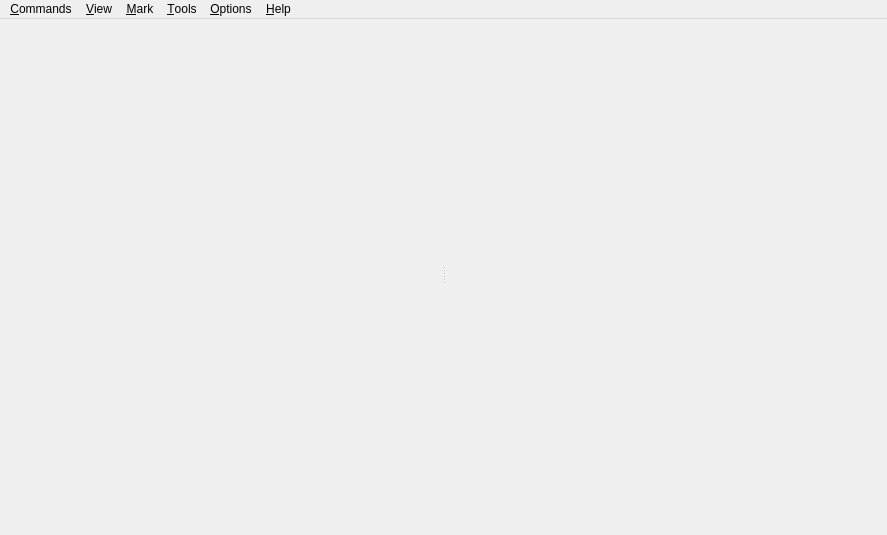
<?xml version="1.0" encoding="UTF-8"?>
<ui version="4.0">
 <class>QMgMainWindow</class>
 <widget class="QMainWindow" name="QMgMainWindow">
  <property name="geometry">
   <rect>
    <x>0</x>
    <y>0</y>
    <width>887</width>
    <height>535</height>
   </rect>
  </property>
  <property name="windowTitle">
   <string>MainWindow</string>
  </property>
  <widget class="QWidget" name="centralWidget">
   <layout class="QGridLayout" name="gridLayout">
    <property name="margin">
     <number>3</number>
    </property>
    <item row="0" column="0">
     <layout class="QVBoxLayout" name="verticalLayout_3">
      <item>
       <widget class="QSplitter" name="splitter">
        <property name="sizePolicy">
         <sizepolicy hsizetype="Expanding" vsizetype="Expanding">
          <horstretch>0</horstretch>
          <verstretch>0</verstretch>
         </sizepolicy>
        </property>
        <property name="orientation">
         <enum>Qt::Horizontal</enum>
        </property>
        <widget class="QWidget" name="verticalLayoutWidget">
         <layout class="QVBoxLayout" name="leftFilesPanelPlaceholder">
          <property name="spacing">
           <number>0</number>
          </property>
         </layout>
        </widget>
        <widget class="QWidget" name="verticalLayoutWidget_2">
         <layout class="QVBoxLayout" name="rightFilesPanelPlaceholder">
          <property name="spacing">
           <number>0</number>
          </property>
         </layout>
        </widget>
       </widget>
      </item>
      <item>
       <widget class="QWidget" name="commandLineEditorPlaceholder" native="true">
        <property name="styleSheet">
         <string notr="true">background-color: rgb(0, 0, 255);</string>
        </property>
       </widget>
      </item>
     </layout>
    </item>
   </layout>
  </widget>
  <widget class="QMenuBar" name="menuBar">
   <property name="geometry">
    <rect>
     <x>0</x>
     <y>0</y>
     <width>887</width>
     <height>23</height>
    </rect>
   </property>
   <widget class="QMenu" name="menuCommands">
    <property name="title">
     <string>&amp;Commands</string>
    </property>
    <addaction name="actionCopy"/>
    <addaction name="actionMove"/>
    <addaction name="actionDelete"/>
    <addaction name="separator"/>
    <addaction name="actionCompress"/>
    <addaction name="actionDecompress"/>
    <addaction name="separator"/>
    <addaction name="actionView"/>
    <addaction name="actionEdit"/>
    <addaction name="separator"/>
    <addaction name="actionChangeAttributes"/>
    <addaction name="actionProperties"/>
    <addaction name="separator"/>
    <addaction name="actionExit"/>
   </widget>
   <widget class="QMenu" name="menuView">
    <property name="title">
     <string>&amp;View</string>
    </property>
    <addaction name="actionReload"/>
    <addaction name="separator"/>
    <addaction name="actionBriefView"/>
    <addaction name="actionFullView"/>
    <addaction name="separator"/>
    <addaction name="actionSortByName"/>
    <addaction name="actionSortByExtension"/>
    <addaction name="actionSortByTime"/>
    <addaction name="actionSortBySize"/>
    <addaction name="actionUnsorted"/>
    <addaction name="separator"/>
    <addaction name="actionReverseOrder"/>
    <addaction name="separator"/>
    <addaction name="actionSwapLeftRight"/>
    <addaction name="actionLeftEqualRight"/>
   </widget>
   <widget class="QMenu" name="menuMark">
    <property name="title">
     <string>&amp;Mark</string>
    </property>
    <addaction name="actionSelectAll"/>
    <addaction name="actionUnselectAll"/>
    <addaction name="actionInvertSelection"/>
    <addaction name="separator"/>
    <addaction name="actionSaveSelection"/>
    <addaction name="actionRestoreSelection"/>
    <addaction name="separator"/>
    <addaction name="actionSelectionToClipboard"/>
   </widget>
   <widget class="QMenu" name="menuTools">
    <property name="title">
     <string>&amp;Tools</string>
    </property>
    <addaction name="actionSearch"/>
    <addaction name="separator"/>
    <addaction name="actionCompareByContent"/>
    <addaction name="actionCompareDirectories"/>
    <addaction name="separator"/>
    <addaction name="actionSplitFile"/>
    <addaction name="actionCombineFiles"/>
    <addaction name="separator"/>
    <addaction name="actionEncodeFile"/>
    <addaction name="actionDecodeFile"/>
    <addaction name="separator"/>
    <addaction name="actionCreateCRC"/>
    <addaction name="actionVerifyCRC"/>
    <addaction name="separator"/>
    <addaction name="actionMultiRenameTool"/>
   </widget>
   <widget class="QMenu" name="menuOptions">
    <property name="title">
     <string>&amp;Options</string>
    </property>
    <addaction name="actionSettings"/>
    <addaction name="actionMenu"/>
    <addaction name="actionScripts"/>
    <addaction name="separator"/>
    <addaction name="actionPlugins"/>
   </widget>
   <widget class="QMenu" name="menuHelp">
    <property name="title">
     <string>&amp;Help</string>
    </property>
    <addaction name="actionHelp"/>
    <addaction name="actionHotkeys"/>
    <addaction name="separator"/>
    <addaction name="actionAbout"/>
   </widget>
   <addaction name="menuCommands"/>
   <addaction name="menuView"/>
   <addaction name="menuMark"/>
   <addaction name="menuTools"/>
   <addaction name="menuOptions"/>
   <addaction name="menuHelp"/>
  </widget>
  <action name="actionCopy">
   <property name="text">
    <string>&amp;Copy...</string>
   </property>
  </action>
  <action name="actionMove">
   <property name="text">
    <string>&amp;Move</string>
   </property>
  </action>
  <action name="actionDelete">
   <property name="text">
    <string>&amp;Delete...</string>
   </property>
  </action>
  <action name="actionCompress">
   <property name="text">
    <string>Compress...</string>
   </property>
  </action>
  <action name="actionDecompress">
   <property name="text">
    <string>Decompress...</string>
   </property>
  </action>
  <action name="actionView">
   <property name="text">
    <string>View...</string>
   </property>
  </action>
  <action name="actionEdit">
   <property name="text">
    <string>Edit...</string>
   </property>
  </action>
  <action name="actionChangeAttributes">
   <property name="text">
    <string>Change Attributes...</string>
   </property>
  </action>
  <action name="actionProperties">
   <property name="text">
    <string>Properties...</string>
   </property>
  </action>
  <action name="actionExit">
   <property name="text">
    <string>Exit</string>
   </property>
  </action>
  <action name="actionReload">
   <property name="text">
    <string>&amp;Reload</string>
   </property>
  </action>
  <action name="actionBriefView">
   <property name="text">
    <string>&amp;Brief</string>
   </property>
  </action>
  <action name="actionFullView">
   <property name="text">
    <string>&amp;Full</string>
   </property>
  </action>
  <action name="actionSortByName">
   <property name="text">
    <string>Name</string>
   </property>
  </action>
  <action name="actionSortByExtension">
   <property name="text">
    <string>Extension</string>
   </property>
  </action>
  <action name="actionSortByTime">
   <property name="text">
    <string>Time</string>
   </property>
  </action>
  <action name="actionSortBySize">
   <property name="text">
    <string>Size</string>
   </property>
  </action>
  <action name="actionUnsorted">
   <property name="text">
    <string>Unsorted</string>
   </property>
  </action>
  <action name="actionReverseOrder">
   <property name="text">
    <string>Reverse Order</string>
   </property>
  </action>
  <action name="actionSwapLeftRight">
   <property name="text">
    <string>Left &lt;=&gt; Right</string>
   </property>
   <property name="toolTip">
    <string>Left &lt;=&gt; Right</string>
   </property>
  </action>
  <action name="actionLeftEqualRight">
   <property name="text">
    <string>Left = Right</string>
   </property>
  </action>
  <action name="actionSelectAll">
   <property name="text">
    <string>Select All</string>
   </property>
  </action>
  <action name="actionUnselectAll">
   <property name="text">
    <string>Unselect All</string>
   </property>
  </action>
  <action name="actionInvertSelection">
   <property name="text">
    <string>Invert Selection</string>
   </property>
  </action>
  <action name="actionSaveSelection">
   <property name="text">
    <string>Save Selection...</string>
   </property>
  </action>
  <action name="actionRestoreSelection">
   <property name="text">
    <string>Restore Selection...</string>
   </property>
  </action>
  <action name="actionSelectionToClipboard">
   <property name="text">
    <string>Selection To Clipboard...</string>
   </property>
  </action>
  <action name="actionSearch">
   <property name="text">
    <string>Search...</string>
   </property>
  </action>
  <action name="actionCompareByContent">
   <property name="text">
    <string>Compare By Content...</string>
   </property>
  </action>
  <action name="actionCompareDirectories">
   <property name="text">
    <string>Compare Directories...</string>
   </property>
  </action>
  <action name="actionSplitFile">
   <property name="text">
    <string>Split File...</string>
   </property>
  </action>
  <action name="actionCombineFiles">
   <property name="text">
    <string>Combine Files...</string>
   </property>
  </action>
  <action name="actionEncodeFile">
   <property name="text">
    <string>Encode File...</string>
   </property>
  </action>
  <action name="actionDecodeFile">
   <property name="text">
    <string>Decode File...</string>
   </property>
  </action>
  <action name="actionCreateCRC">
   <property name="text">
    <string>Create CRC...</string>
   </property>
  </action>
  <action name="actionVerifyCRC">
   <property name="text">
    <string>Verify CRC...</string>
   </property>
  </action>
  <action name="actionMultiRenameTool">
   <property name="text">
    <string>Multi-Rename Tool...</string>
   </property>
  </action>
  <action name="actionSettings">
   <property name="text">
    <string>Settings...</string>
   </property>
  </action>
  <action name="actionMenu">
   <property name="text">
    <string>Menu...</string>
   </property>
  </action>
  <action name="actionScripts">
   <property name="text">
    <string>Scripts...</string>
   </property>
  </action>
  <action name="actionPlugins">
   <property name="text">
    <string>Plugins...</string>
   </property>
  </action>
  <action name="actionHelp">
   <property name="text">
    <string>Help...</string>
   </property>
  </action>
  <action name="actionHotkeys">
   <property name="text">
    <string>Hotkeys...</string>
   </property>
  </action>
  <action name="actionAbout">
   <property name="text">
    <string>About...</string>
   </property>
  </action>
 </widget>
 <layoutdefault spacing="6" margin="11"/>
 <resources/>
 <connections/>
</ui>
